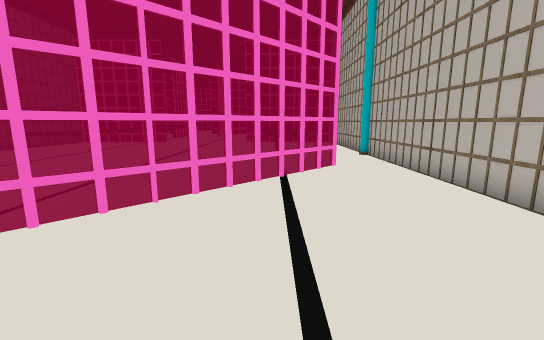
view 1 (above)

18 first-person views from a walk through a 3-D level made in the Unity game engine. The camera is 1.3 m above the floor, tilts 10° down and sees 90° across. The floor is counted in squares, 0.9 m on a side. Each view is taken from the middle of a square. On the plan, view 1 faces up. The plan holds only what a view shows up to about 14 squares ahead; the rest is blank. The place goes on beyond the plan. The player character is not drawn. Some surface patterns are stand-ins.

view 2
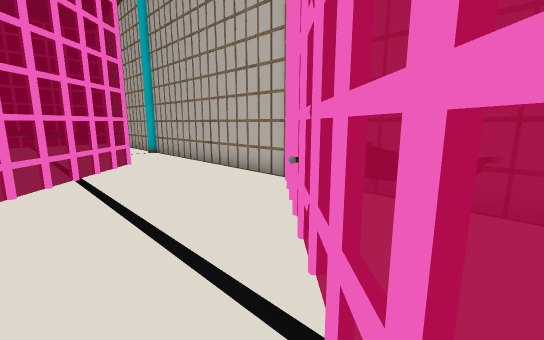

view 3
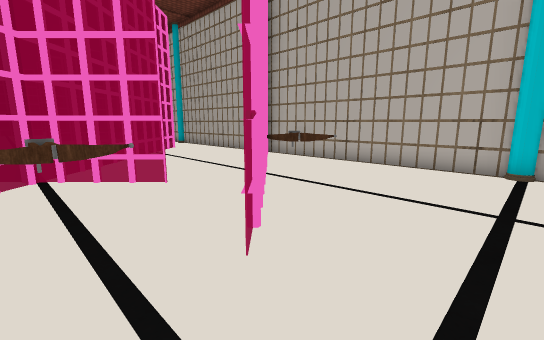

view 4
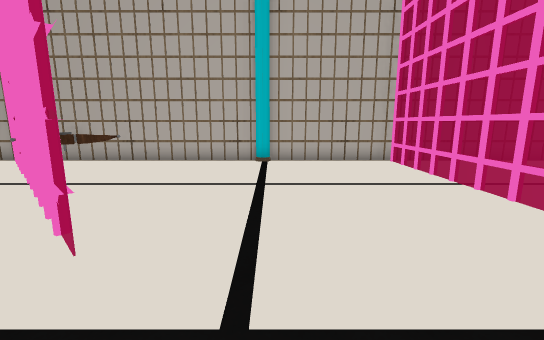

view 5
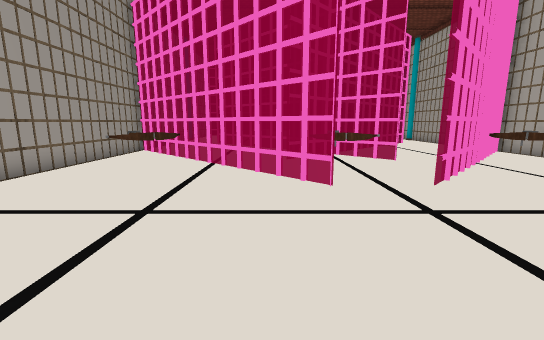

view 6
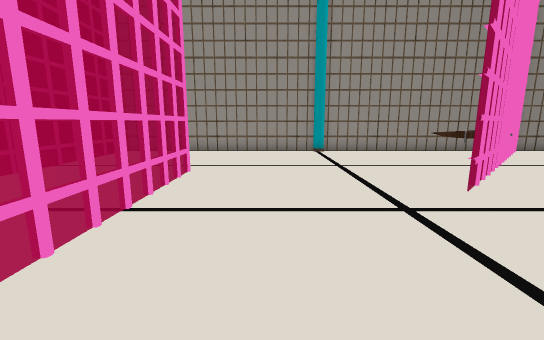

view 7
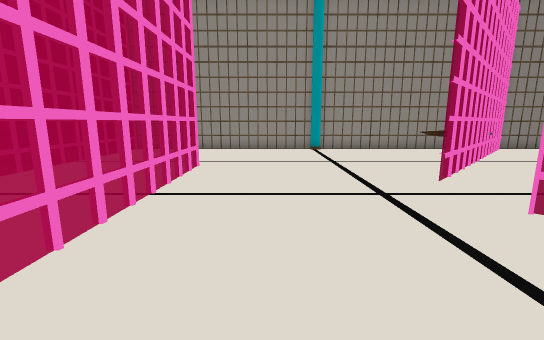

view 8
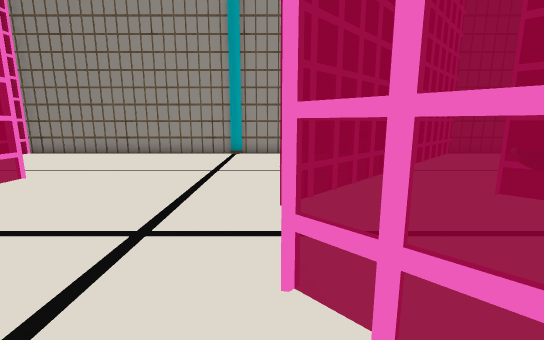

view 9
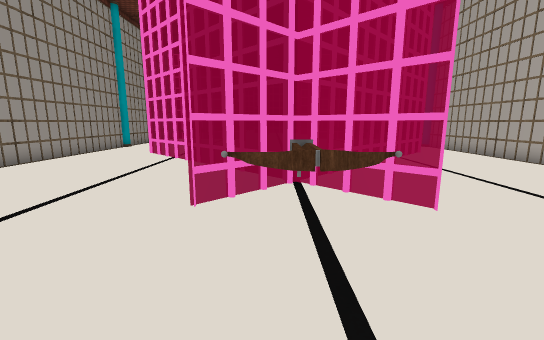

view 10
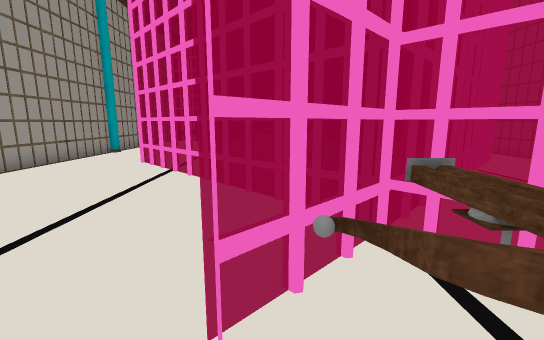

view 11
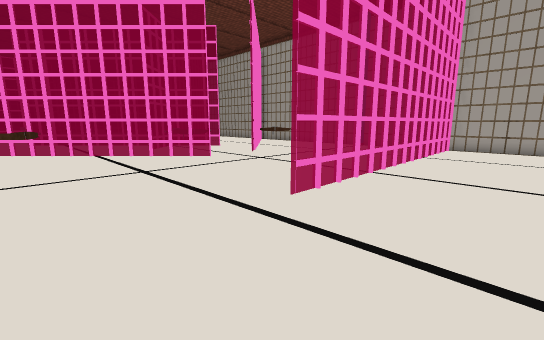

view 12
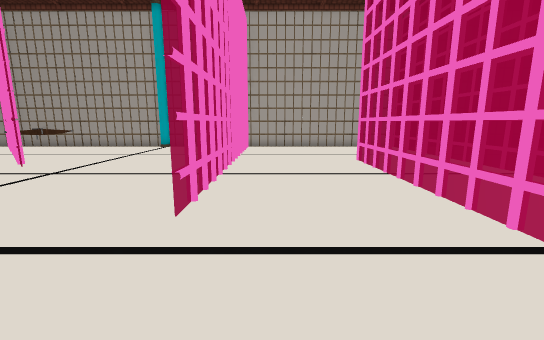

view 13
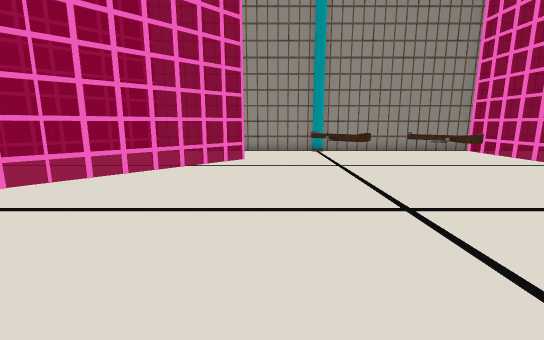

view 14
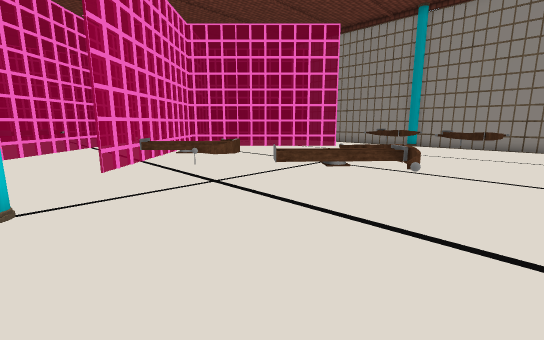

view 15
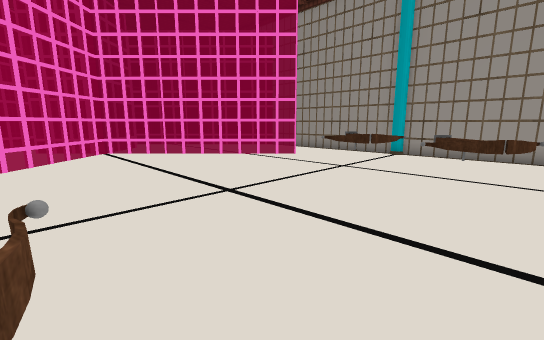

view 16
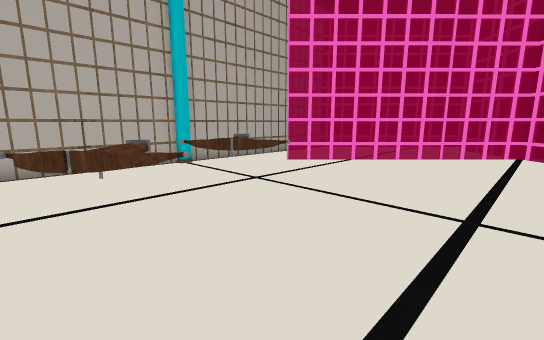

view 17
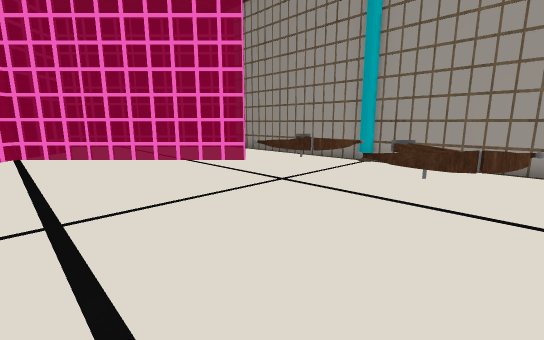

view 18
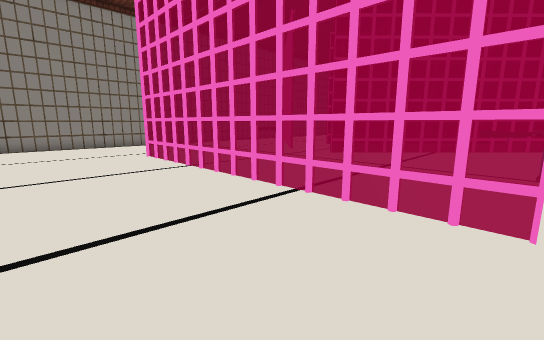

### Floor plan
Key: @ floor where view 1 was taken; # wall or solid block; . floor; P pillar; T thing the floor can be seen under or through; O other object.
Columns run from 14 left of view 1 to 5 right of it. Each row starts with its distance up from view 1.
 18 #................ .
 17 #...OO........OO...#
 16 #....OO......OO....#
 15 #...OOO......OOO...#
 14 #...O..........O...#
 13 #...OO........OO...#
 12 P..OOO........OOO.P
 11 #..................#
 10 #..................#
  9 #..T............T..#
  8 #...T..........TT..#
  7 #....T........T....#
  6 #.....T......T.....#
  5 #......T....T......#
  4 #.......T..T.......#
  3 ###......TT.......##
  2 ####.....TT......###
  1 #OO#....TOOT....#O.#
  0 #.OO##...OOO..@#OO.#
 -1 #....##.......#....#
 -2 #.....##.....#.....#
 -3 #......##...#......#
 -4 #..........#.......#
 -5 #..................#
 -6 P.................P
 -7 #..................#
 -8 #..................#
 -9 #..................#
-10 #..................#
-11 #......TTTTTTTTTTTT#
-12 #..................#
-13 #..................#
-14 #..................#
-15 #############......#

Positions as (right, up) in squares from view 1, and headings:
1: (0, 0), facing up
2: (-1, -1), facing up-right
3: (-5, -6), facing up-right
4: (-6, -6), facing right
5: (-7, -10), facing up
6: (0, -8), facing left
7: (1, -8), facing left
8: (-1, -4), facing left
9: (-5, -4), facing up
10: (-6, -1), facing up
11: (-12, -14), facing up-right
12: (-12, -12), facing right
13: (0, 10), facing left
14: (4, 18), facing down-left
15: (-1, 17), facing down-left
16: (-5, 17), facing down-right
17: (-4, 17), facing down-left
18: (4, -15), facing up-left
